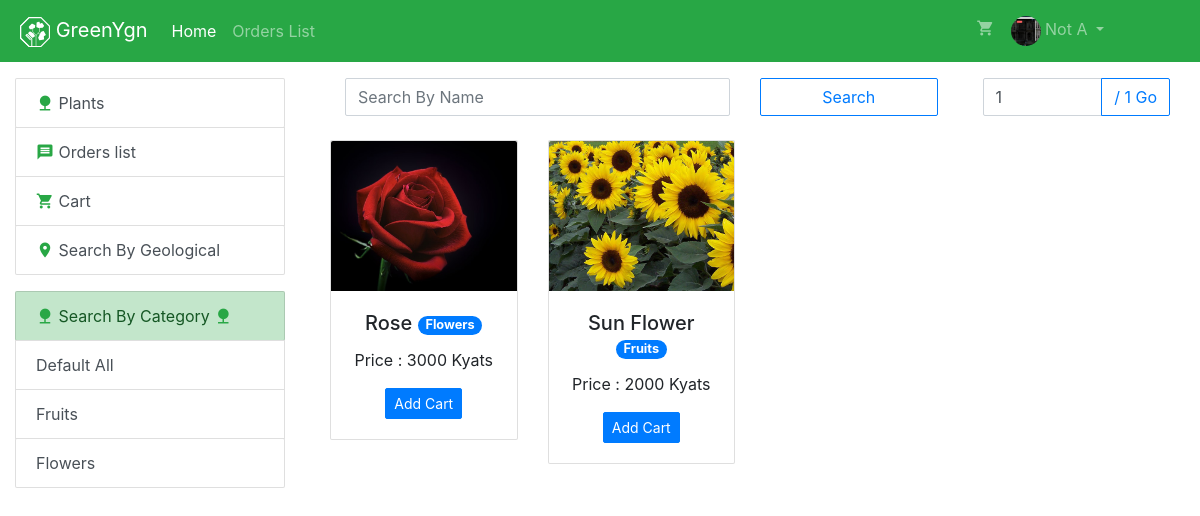
/users (signed in), run on the app's committed database.
### tables this page shows
CREATE TABLE `category` (
  `id` int(11) NOT NULL,
  `name` varchar(100) DEFAULT NULL,
  `created_at` datetime DEFAULT NULL,
  `modified_at` datetime DEFAULT NULL,
  `deleted_at` datetime DEFAULT NULL
);

CREATE TABLE `plants` (
  `id` int(11) NOT NULL,
  `image` varchar(120) NOT NULL,
  `name` varchar(120) DEFAULT NULL,
  `price` int(11) NOT NULL,
  `category_id` int(11) NOT NULL,
  `admin_id` int(10) UNSIGNED NOT NULL,
  `deleted_at` datetime DEFAULT NULL,
  `created_at` datetime DEFAULT NULL,
  `modified_at` datetime DEFAULT NULL
);

### users/functions/index/getdata.php (called while the page is built)
<?php
if (isset($_GET['page']) && is_numeric($_GET['page'])) {
    $page = $_GET['page'];
} else {
    $page = 1;
}
$cat = (isset($_GET['cat_id']) && is_numeric($_GET['cat_id'])) ? "AND `p`.`category_id` = " . $_GET['cat_id'] : "";
$no_of_records_per_page = 8;
$offset = ($page-1) * $no_of_records_per_page;
$total_pages_sql = "SELECT COUNT(*) FROM `plants` WHERE `deleted_at` IS NULL";
$result = mysqli_query($conn,$total_pages_sql);
$total_rows = mysqli_fetch_array($result)[0];
$total_pages = ceil($total_rows / $no_of_records_per_page);
$role = [
    '`p`.`id`',
    '`p`.`image`',
    '`p`.`name`',
    '`p`.`price`',
    '`p`.`admin_id`'
];
$sql  = "SELECT " . implode(",",$role) . ", `cat`.`id` as `cat_id`, `cat`.`name` as `category_name`, `a`.`name` as `admin_name` FROM `plants` as `p`";
$sql .= " INNER JOIN `category` as `cat` ON  `p`.`category_id` = `cat`.`id` ";
$sql .= " INNER JOIN `admin` as `a` ON `p`.`admin_id` = `a`.`id` ";
$sql .= " WHERE `p`.`deleted_at`  IS NULL  $cat ORDER BY `p`.`id` DESC LIMIT $offset, $no_of_records_per_page ";
if($res = mysqli_query($conn, $sql)) {
    $result = array();
    while($row = mysqli_fetch_assoc($res)) {
       $result[] = $row;
    }
}
$sql = "SELECT * FROM `category` WHERE deleted_at IS NULL ";
    if($category = mysqli_query($conn, $sql)) {
        $category_list = array();
        while($row = mysqli_fetch_assoc($category)) {
            $category_list[] = $row;
        }
    } else {
        $_SESSION['errors'] = "ERRORS: " . mysqli_error($conn);
    }

### users/index.php (the view, shortened to what this page needs)
<?php
    require __DIR__ . "/functions/index/getdata.php";
    require __DIR__ . "/view/begin_header.php";
    require __DIR__ . "/view/finish_header.php";
    require __DIR__ . "/view/nav/navbar.php";
?>
    <div class="container-fluid mt-3">
        <div class="row">
            <div class="col-md-3">
                <?php
                    require __DIR__ . "/view/left_url_list/left_url_list.php";
                ?>
                <div class="list-group d-none d-md-block mb-3">
                    <a href="#!" class="list-group-item list-group-item-action list-group-item-success">
                        <i class="material-icons md-18 text-success">nature</i>
                        Search By Category
                        <i class="material-icons md-18 text-success">nature</i>
                    </a>
                    <a
                    href="/users/"
                    class="list-group-item list-group-item-action"
                    >
                        Default All
                    </a>
                    <?php
                        foreach($category_list as $v) {
                    ?>
                        <a
                         href="/users/?cat_id=<?= $v['id'] ?>"
                         class="list-group-item list-group-item-action <?= (isset($_GET['cat_id']) && $_GET['cat_id'] == $v['id'])? "list-group-item-primary":"" ?>"
                        >
                            <?= $v['name'] ?>
                        </a>
                    <?php
                    }
                    ?>
                </div>
            </div>
            <div class="col-md-9">
                <div class="container-fluid">
                    <div class="row">
                        <div class="col-md-9 mb-2">
                                <div class="container-fluid">
                                    <form method="GET" action="search.php">
                                        <div class="row">
                                            <div class="col-md-8">
                                                <div class="form-group">
                                                    <input name="name" class="form-control" type="text" placeholder="Search By Name">
                                                </div>
                                            </div>
                                            <div class="col-md-4">
                                                <button href="add_admin.php" class="btn btn-outline-primary btn-block" role="button">
                                                    <i class="icon ion-md-add"></i> Search
                                                </button>
                                            </div>
                                        </div>
                                    </form>
                                </div>
                        </div>
                        <div class="col-md-3">
                            <form action="" method="get">
                                <div class="input-group mb-3">
                                        <input
                                         name="page"
                                         required type="number"
                                         class="form-control"
                                         min=1
                                         max="<?= (isset($total_pages)) ? $total_pages : '' ?>"
                                         value="<?= (isset($page)) ? $page : '' ?>"
                                        >
                                        <div class="input-group-append">
                                            <button class="btn btn-outline-primary" type="submit" id="button-addon2">
                                                / <?= (isset($total_pages)) ? $total_pages : '' ?> Go
                                            </button>
                                        </div>
                                </div>
                            </form>
                        </div>
                    </div>
                    <div class="row">
                        <?php
                            foreach($result as $v):
                        ?>
                        <div class="col-sm-6 col-md-4 col-lg-3 mb-2">
                                    <div class="card">
                                        <div class="Plant_Card_Bg_Image" style="background-image:url('<?= $v['image'] ?>')">
                                        </div>
                                        <div class="card-body text-center">
                                            <h5 class="card-title">
                                                <?= $v['name'] ?>
                                                <a href="?cat_id=<?= $v['cat_id'] ?>" class="badge badge-pill badge-primary Plant_Card_Badge">
                                                    <?= $v['category_name'] ?>
                                                </a>
                                            </h5>
                                            <p class="card-text">
                                                    Price : <?= $v['price'] ?> Kyats
                                            </p>
                                            <?php
                                                if(isset($_SESSION['cart'][$v['id']])) :
                                            ?>
                                                <a href="/users/functions/index/addtocart.php?id=<?= $v['id'] ?><?= (isset($_GET['cat_id'])? "&cat_id=" . $_GET['cat_id'] :"") ?>&page_dir=" class="btn btn-danger btn-sm">Undo</a>
                                            <?php
                                                else:
                                            ?>
                                                <a href="/users/functions/index/addtocart.php?id=<?= $v['id'] ?><?= (isset($_GET['cat_id'])? "&cat_id=" . $_GET['cat_id'] :"") ?>&page_dir=" class="btn btn-primary btn-sm">Add Cart</a>
                                            <?php
                                                endif;
                                            ?>
                                        </div>
                                    </div>
                        </div>
                        <?php
                            endforeach;
                        ?>
                    </div>
                </div>
            </div>
        </div>
    </div>
<?php
    require __DIR__ . "/view/finish_footer.php";
?>

### assets/css/greenygn.css (style rules this page uses)
body { min-height: 100vh; padding-bottom: 50px; position: relative; }
.btn , .form-control, .breadcrumb, .card, .list-group-item:first-child, .list-group-item:last-child, .dropdown-menu { border-radius: 2px; }
.Plant_Card_Bg_Image { width: 100%; height: 150px; border-top-left-radius: 2px; border-top-right-radius: 2px; background-size: cover; background-position: center center; background-repeat: no-repeat; }
.Plant_Card_Badge { position: relative; font-size: 0.8rem; bottom: 1px; }

### data on the page
category: name "Fruits"
category: name "Flowers"
plants: image (picture), name "Rose", category.name "Flowers", price "3000"
plants: image (picture), name "Sun Flower", category.name "Fruits", price "2000"

### other printed values
$_SESSION['user']['name'] "Not A"
$total_pages "1"
